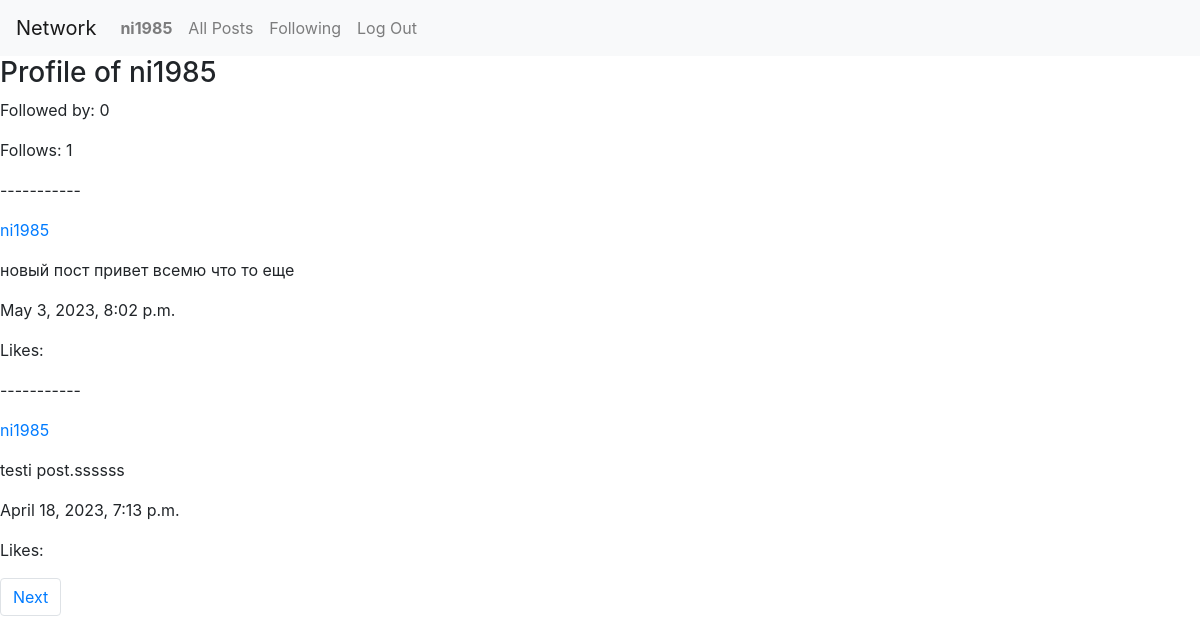
Screenshot of /profile/ni1985/ (signed in) with the database file from the repository.
### network/models.py (models this page shows, shortened)
class User(AbstractUser):
    pass

class Post(models.Model):
    creator = models.ForeignKey(
        User,
        on_delete = models.CASCADE)
    post_text = models.TextField()
    post_time = models.DateTimeField(auto_now_add=True)
    likes = models.ManyToManyField(
        User,
        blank = True,
        related_name = 'Likes'
    )

### network/views.py (the view)
# urls.py: path("profile/<str:user_name>/", views.profile, name="profile"),
def profile(request, user_name):
    print(f'user and profile: {request.user},{user_name}')
    if request.user.is_authenticated and (request.user!=user_name):
        if request.method == 'POST':
            follow = request.POST.get('follow')
            print(f"Follow value is{follow}")
            user_obj = User.objects.get(username=request.user.username)
            subscribed_obj = User.objects.get(username=user_name)
            print(f"subscribed_obj {subscribed_obj}")
            follow_obj = Follow.objects.filter(Q(user_id = user_obj) & Q(subscribed = subscribed_obj) )
            if follow_obj.exists():
                subscribed_user = follow_obj.values_list('subscribed__username', flat=True)
                print(f"unsubscribing {request.user} from {user_name}")
                follow_obj.delete()
            else:
                print(f"Subscribing {request.user} to {user_name}")
                follow_obj = Follow(user_id=user_obj)
                follow_obj.save()
                follow_obj.subscribed.add(subscribed_obj)
    if (str(request.user) == user_name):
        user_check = 1
        print("same user")
    else:
        user_check = 0
    print(f"User check: {user_check}")
    user_post = Post.objects.filter(creator__username = user_name).order_by('-post_time')
    page_number = request.GET.get('page')
    paginator = Paginator(user_post, per_page = 2)
    page_obj = paginator.get_page(page_number)
    followed = Follow.objects.filter(subscribed__username = user_name)
    followed_users = followed.values_list('user_id__username', flat=True)
    followed_nr = len(followed_users)
    print(followed_users)
    print(f"followed by: {followed_nr}")
    follows = Follow.objects.filter(user_id__username = user_name)
    follows_users = follows.values_list('subscribed__username', flat=True)
    follows_nr = len(follows_users)
    if (str(request.user) in followed_users):
        print("you follow this user")
        follow = True
    else:
        print("you do not follow this user")
        follow = False
    print(follows_users)
    print(f"follows: {follows_nr}")
    return render(request, "network/profile.html", {
            'user_name': user_name,
            'posts': page_obj,
            'follows_nr': follows_nr,
            'followed_nr': followed_nr,
            'user_check': user_check,
            'follow': follow
    })

### network/templates/network/profile.html (shortened to what this page needs)
{% extends "network/layout.html" %}
{% block body %}
    <h3>Profile of {{ user_name }}</h3>
    <p>Followed by: {{ followed_nr}}</p>
    <p>Follows: {{ follows_nr }}</p>
    <div>
        {% for post in posts %}
        <div>
            <p>-----------</p>
            <a href="{% url 'profile' user_name %}"><p>{{ user_name }}</p></a>
            <p>{{ post.post_text }}</p>
            <p>{{ post.post_time }}</p>
            <p>Likes: {{ post.post_likes }}</p>
        </div>
        {% endfor %}
    </div>
    <nav aria-label="Page navigation">
        <ul class="pagination">
        {% if posts.has_next %}
            <li class="page-item"><a class="page-link" href="?page={{ posts.next_page_number }}">Next</a></li>
        {% endif %}
        </ul>
    </nav>
{% endblock %}

### network/templates/network/layout.html (shortened to what this page needs)
{% load static %}
<!DOCTYPE html>
<html lang="en">
    <head>
        <link rel="stylesheet" href="https://stackpath.bootstrapcdn.com/bootstrap/4.4.1/css/bootstrap.min.css">
        <link href="{% static 'network/styles.css' %}" rel="stylesheet">
        <link rel="stylesheet" href="https://cdn.jsdelivr.net/npm/bootstrap-icons@1.10.5/font/bootstrap-icons.css">
    </head>
    <body>
        <nav class="navbar navbar-expand-lg navbar-light bg-light">
            <a class="navbar-brand" href="#">Network</a>
            <div>
              <ul class="navbar-nav mr-auto">
                {% if user.is_authenticated %}
                    <li class="nav-item">
                        <a class="nav-link" href="#"><strong>{{ user.username }}</strong></a>
                    </li>
                {% endif %}
                <li class="nav-item">
                  <a class="nav-link" href="{% url 'index' %}">All Posts</a>
                </li>
                {% if user.is_authenticated %}
                    <li class="nav-item">
                        <a class="nav-link" href="{% url 'favorites' %}">Following</a>
                    </li>
                    <li class="nav-item">
                        <a class="nav-link" href="{% url 'logout' %}">Log Out</a>
                    </li>
                {% endif %}
              </ul>
            </div>
          </nav>
        <div class="body">
            {% block body %}
            {% endblock %}
        </div>
    </body>
</html>

### rows the page displays
User: username "ni1985"
Post: user_name "ni1985", post_text "новый пост привет всемю что то еще", post_time "May 3, 2023, 8:02 p.m."
Post: user_name "ni1985", post_text "testi post.ssssss", post_time "April 18, 2023, 7:13 p.m."

### other values shown
{{ followed_nr }} "0"
{{ follows_nr }} "1"
